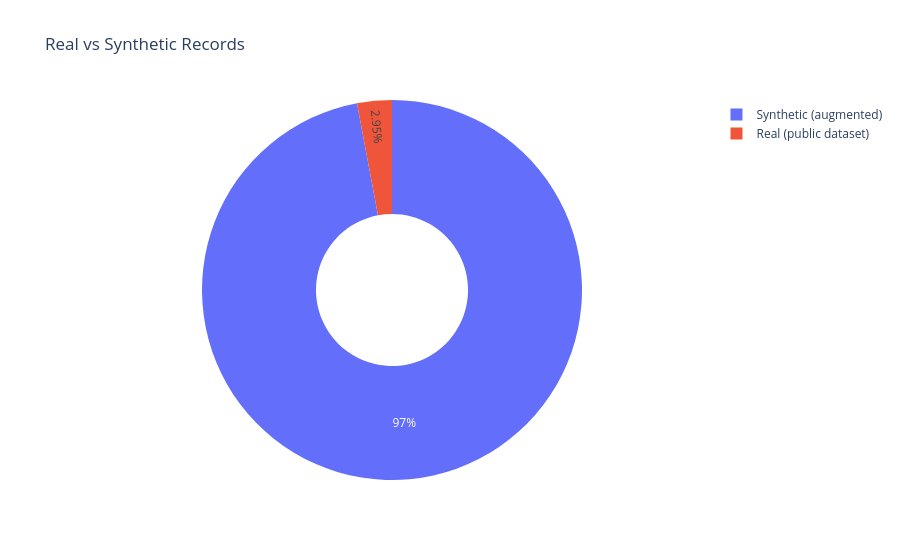

Notebook source saved alongside this figure:
### Markdown cell above
## Real vs Synthetic Records

### Code cell
eda_charts.real_vs_synthetic_chart(df)

### Figure 1 — Plotly figure (JSON) as saved in the notebook; plotly's stock layout.template omitted (floating-point values rounded to 4 significant figures)
{"data": [{"domain": {"x": [0.0, 1.0], "y": [0.0, 1.0]}, "hole": 0.4, "hovertemplate": "label=%{label}<br>value=%{value}<extra></extra>", "labels": ["Synthetic (augmented)", "Real (public dataset)"], "legendgroup": "", "name": "", "showlegend": true, "type": "pie", "values": [9997, 304]}], "layout": {"legend": {"tracegroupgap": 0}, "title": {"text": "Real vs Synthetic Records"}}}
